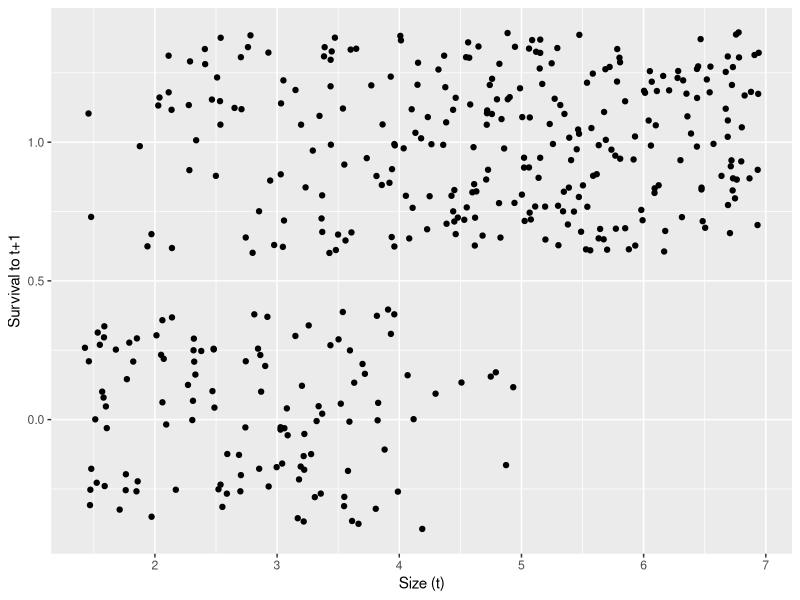
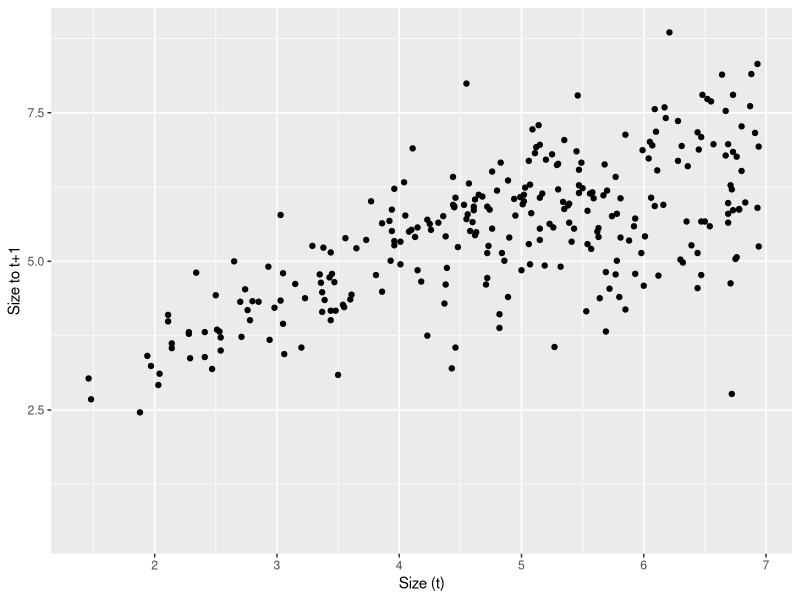
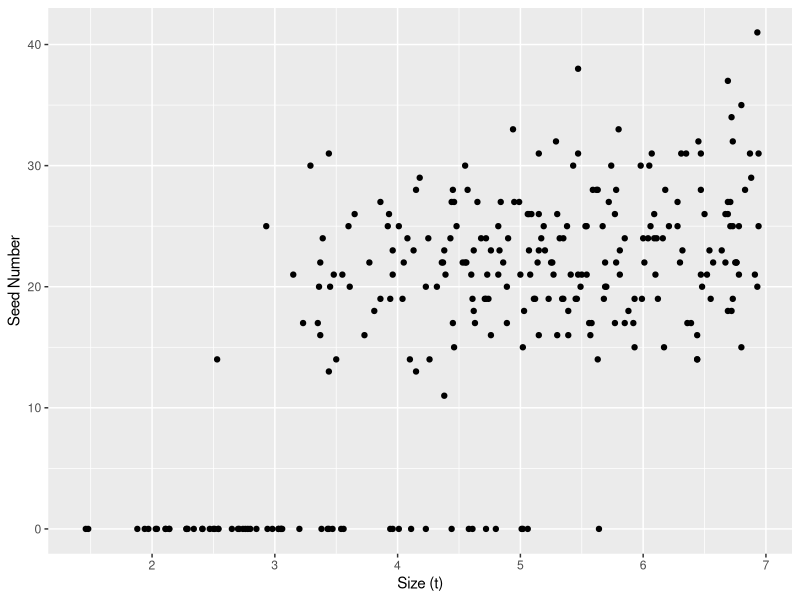
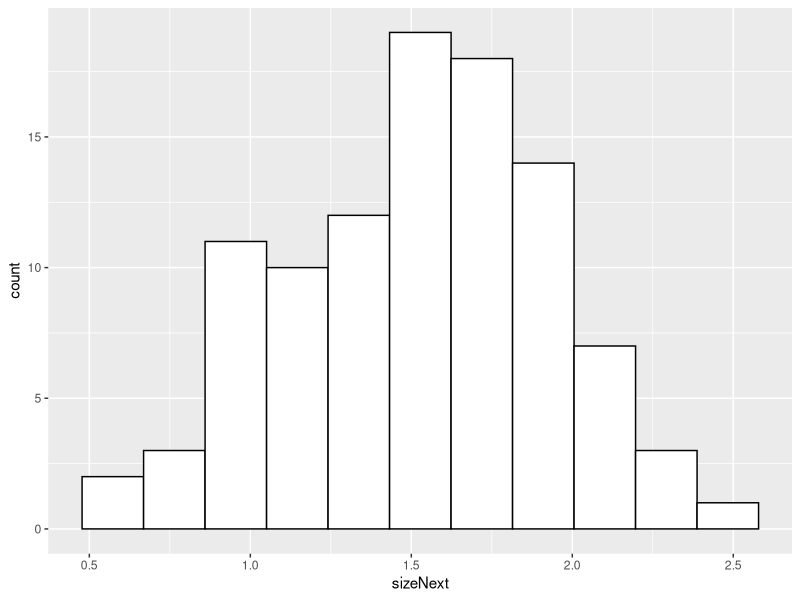
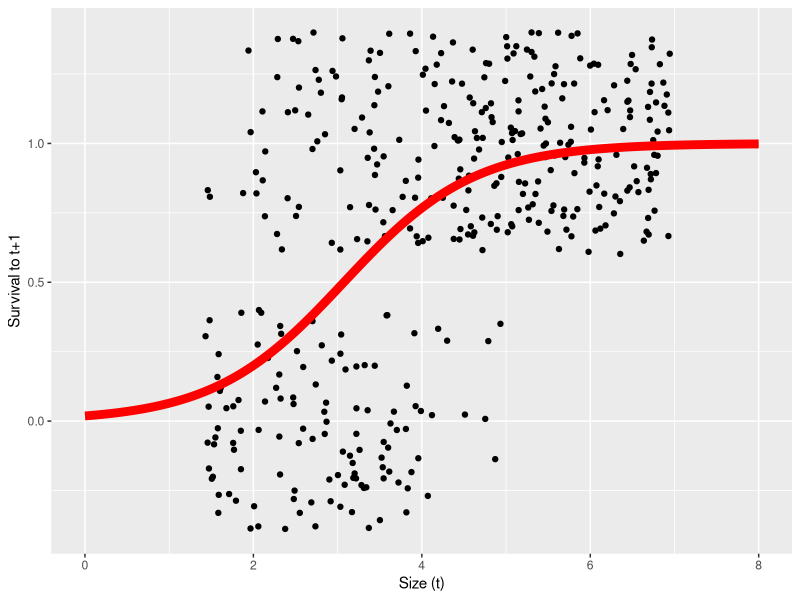
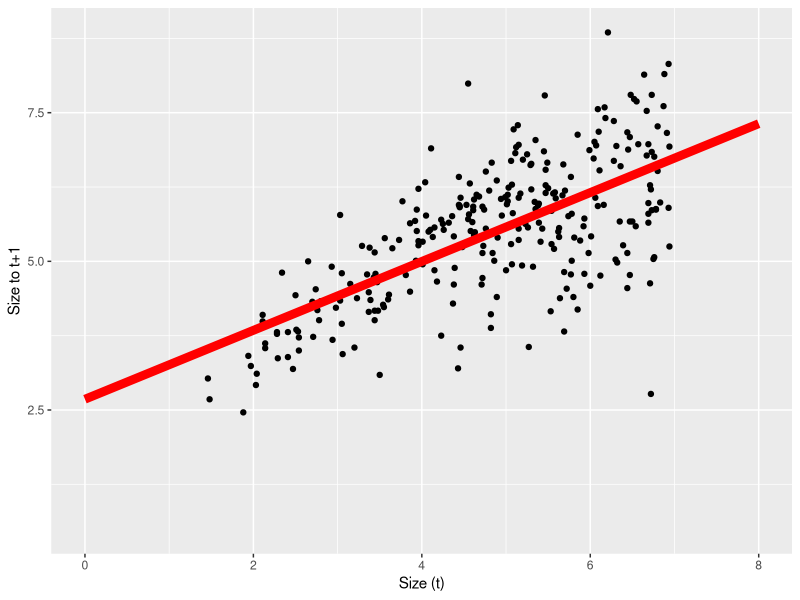
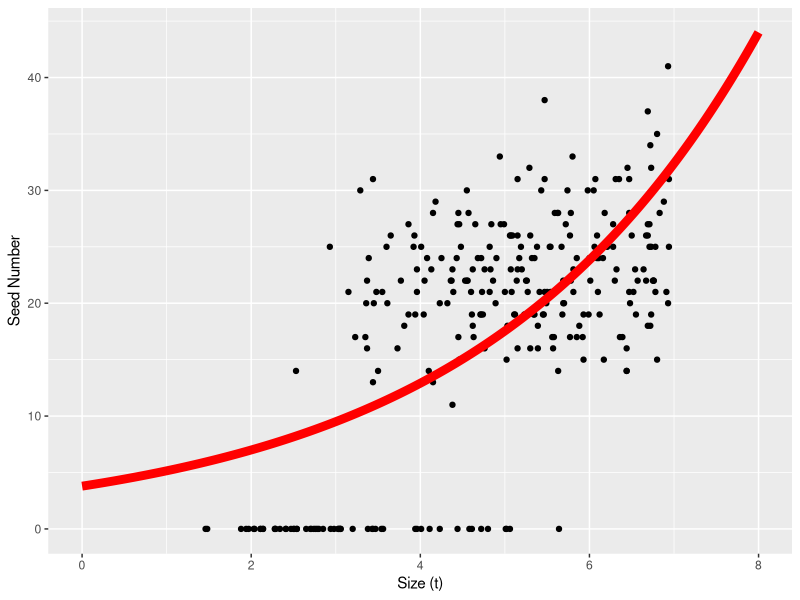
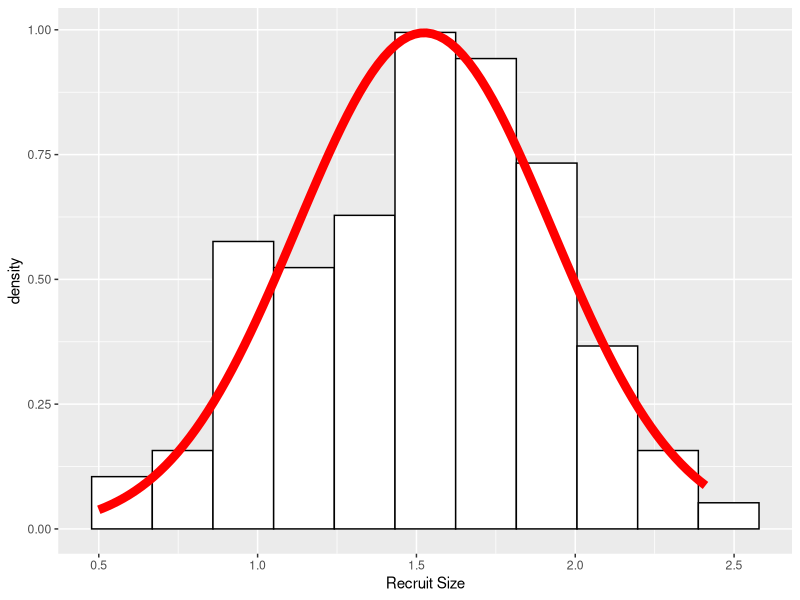

Source code (R) for these figures, in order:
## ---- chunk 1
knitr::opts_chunk$set(echo = TRUE)
## ---- chunk 2
library(ggplot2)
library(tidyverse)
## ---- chunk 3
d = read.csv("../Data/Intro_to_IPMs_Exercises_Data.csv")
head(d)
## ---- chunk 4
tail(d)
## ---- chunk 5
survival.plot=ggplot(d, aes(x = size, y = surv))+
  geom_point(position = "jitter")+
  xlab("Size (t)")+
  ylab("Survival to t+1")
survival.plot
sizenext.plot=ggplot(d, aes(x = size, y = sizeNext))+
  geom_point()+
  xlab("Size (t)")+
  ylab("Size to t+1")
sizenext.plot
fecund.plot=ggplot(d, aes(x = size, y = fec.seed))+
  geom_point()+
  xlab("Size (t)")+
  ylab("Seed Number")
fecund.plot

recruit.size = d %>%
  filter(is.na(size)) # only keep recruits which have NA for first size

recruit.size.plot=ggplot(recruit.size, aes(sizeNext))+
  geom_histogram(bins = 11, fill="white", color="black")
  xlab("Recruit Size")
recruit.size.plot

## ---- chunk 6
params = data.frame(surv.int=NA, # intercept from logistic regression of survival
                    surv.slope=NA, # slope from logistic regression of survival
                    growth.int=NA, # intercept from linear regression of growth
                    growth.slope=NA, # slope from linear regression of growth
                    growth.sd=NA, # residual sd from the linear regression of growth
                    seed.int=NA, # intercept from Poisson regression of seed number
                    seed.slope=NA, # slope from Poisson regressio of seed number
                    recruit.size.mean=NA, # mean recruit size
                    recruit.size.sd=NA, # standard deviation of recruit size
                    establishment.prob=NA) # probability of establishment
## ---- chunk 7
# survival: logistic regression
surv.reg = glm(surv~size, data = d, family = binomial())
summary(surv.reg)
## ---- chunk 8
params$surv.int = coefficients(surv.reg)[1]
params$surv.slope = coefficients(surv.reg)[2]
## ---- chunk 9
# growth: linear regression
growth.reg = lm(sizeNext~size, data = d)
summary(growth.reg)
## ---- chunk 10
params$growth.int = coefficients(growth.reg)[1]
params$growth.slope = coefficients(growth.reg)[2]
params$growth.sd = sd(resid(growth.reg))
## ---- chunk 11
# seeds: Poisson regression
seed.reg = glm(fec.seed~size, data = d, family = poisson())
summary(seed.reg)
## ---- chunk 12
params$seed.int = coefficients(seed.reg)[1]
params$seed.slope = coefficients(seed.reg)[2]
## ---- chunk 13
# Size distribution of recruits
params$recruit.size.mean = mean(recruit.size$sizeNext)
params$recruit.size.sd = sd(recruit.size$sizeNext)
## ---- chunk 14
# establishment probability
params$establishment.prob = sum(is.na(d$size))/sum(d$fec.seed,na.rm = TRUE)
## ---- chunk 15

newdata=data.frame(size=seq(0,8,by=.01)) # sizes at which to evaluate predictions

newdata$surv.preds = predict(surv.reg, newdata = newdata,type = "response")
newdata$growth.preds = predict(growth.reg, newdata = newdata)
newdata$seed.preds = predict(seed.reg, newdata=newdata, type = "response")

survival.plot=ggplot(d, aes(x = size, y = surv))+
  geom_point(position = "jitter")+
  geom_line(data = newdata, aes(x = size, y= surv.preds), col="red", linewidth=3)+
  xlab("Size (t)")+
  ylab("Survival to t+1")
survival.plot
sizenext.plot=ggplot(d, aes(x = size, y = sizeNext))+
  geom_point()+
  geom_line(data = newdata, aes(x = size, y= growth.preds), col="red", linewidth=3)+
  xlab("Size (t)")+
  ylab("Size to t+1")
sizenext.plot
fecund.plot=ggplot(d, aes(x = size, y = fec.seed))+
  geom_point()+
  geom_line(data = newdata, aes(x = size, y= seed.preds), col="red", linewidth=3)+
  xlab("Size (t)")+
  ylab("Seed Number")
fecund.plot

recruit.size = d %>%
  filter(is.na(size)) # only keep recruits which have NA for first size

xx=seq(0,8,by=.01) # sizes at which to evaluate predictions

recruit.size.plot=ggplot(recruit.size, aes(x = sizeNext))+
  geom_histogram(aes(y = ..density..), bins = 11, col = "black", fill = "white")+
  xlab("Recruit Size")+
  stat_function(fun=function(xx) dnorm(xx, mean = params$recruit.size.mean, sd = params$recruit.size.sd), col="red", linewidth=3)
recruit.size.plot

## ---- chunk 16
# survival probability function, this is a logistic function
s.x = function(x, params){
  u = exp(params$surv.int+params$surv.slope*x)
  return(u/(1+u))
}
## ---- chunk 17
# growth function, this is a normal distribution
g.yx = function(xp,x,params){
  dnorm(xp, mean = params$growth.int+params$growth.slope*x, sd = params$growth.sd)
}
## ---- chunk 18
# reproduction function, this is a constant times a normal distribution times an exponential function
f.yx = function(xp,x,params){
  params$establishment.prob*dnorm(xp,mean = params$recruit.size.mean, sd = params$recruit.size.sd)*exp(params$seed.int+params$seed.slope*x)
}
## ---- chunk 19
min.size = 0.9*min(c(d$size,d$sizeNext),na.rm = T)
max.size = 1.1*max(c(d$size,d$sizeNext),na.rm = T)
n = 100 # number of cells in the matrix # typically between 50 and 200
b = min.size+c(0:n)*(max.size-min.size)/n # boundary points
y = 0.5*(b[1:n]+b[2:(n+1)]) # mesh points
h = y[2]-y[1] # step size
## ---- chunk 20
G = h*outer(y,y,g.yx,params = params) # growth matrix
S = s.x(y, params = params) # survival
F = h*outer(y,y,f.yx, params = params) # reproductive matrix
P = G # placeholder, redefine P on the next line
for(i in 1:n) P[,i] = G[,i]*S[i] # growth/survival matrix
K = P + F # full matrix
## ---- chunk 21
image(y,y,t(G), main = "growth kernel")

ggplot(data = cbind(y,S), aes(x = y, y = S))+
  geom_line()+
  ggtitle("survival")

image(y,y,t(P), main = "survival/growth kernel")
abline(0,1,lwd=3) # 1:1 line represents stasis
image(y,y,t(F), main = "fecundity kernel")
image(y,y,t(K), main = "full kernel")
image(y,y,t(K)^0.3, main = "full kernel^0.3") # trick to level out the kernel to see fecundity and growth/survival
## ---- chunk 22
tmp1=outer(y,y,'+')
image(y,y,t(tmp1))
## ---- chunk 23
tmp2=outer(y,y,'*')
image(y,y,t(tmp2))
## ---- chunk 24
tmp3=outer(y,exp(y),'+')
image(y,exp(y),t(tmp3))
## ---- chunk 25
lam = Re(eigen(K)$values[1])
lam

w.eigen = Re(eigen(K)$vectors[,1])
stable.dist = w.eigen/sum(w.eigen)
v.eigen = Re(eigen(t(K))$vectors[,1])
repro.val = v.eigen/v.eigen[1]
## ---- chunk 26
v.dot.w = sum(stable.dist*repro.val)*h
sens = outer(repro.val,stable.dist)/v.dot.w
elas = matrix(as.vector(sens)*as.vector(K)/lam,nrow = n)
## ---- chunk 27
image(y,y,t(K), xlab = "Size (t)", ylab = "Size (t+1)", col = topo.colors(100), main = "IPM matrix")
contour(y,y,t(K), add = TRUE, drawlabels = TRUE)

ggplot(data = cbind(y,stable.dist), aes(x = y, y = stable.dist))+
  geom_line()+
  ggtitle("Stable size distributions")
ggplot(data = cbind(y,repro.val), aes(x = y, y = repro.val))+
  geom_line()+
  ggtitle("Reproductive values")

image(y,y,t(elas), xlab = "Size (t)", ylab = "Size (t+1)", main = "Elasticity")
image(y,y,t(sens), xlab = "Size (t)", ylab = "Size (t+1)", main = "Sensitivity")
## ---- chunk 28

ggplot(data = as.data.frame(cbind(growth.reg$model$size, abs(resid(growth.reg)))), aes(x = V1, y = V2))+
  geom_point()+
  xlab("size")+
  ylab("residual")
## ---- chunk 29
library(nlme)

growth.reg = gls(sizeNext~size, weights = varExp(), na.action = na.omit, data = d)
summary(growth.reg)

xx=data.frame(size=seq(0,8,by=.01)) # sizes at which to evaluate predictions

xx$growth.preds = predict(growth.reg, newdata = xx)

ggplot(data = d, aes(x = size, y = sizeNext))+
  geom_point()+
  ggtitle("Growth/Shrinkage/Stasis")+
  geom_line(data = xx, aes(x = size, y = growth.preds), col = "red", linewidth = 3)
## ---- chunk 30
params$growth.int=coefficients(growth.reg)[1]
params$growth.slope=coefficients(growth.reg)[2]
params$growth.sigma2=summary(growth.reg)$sigma^2
params$growth.sigma2.exp=as.numeric(growth.reg$modelStruct$varStruct)
## ---- chunk 31
g.yx=function(xp,x,params) {
dnorm(xp,mean=params$growth.int+params$growth.slope*x,
sd=sqrt(params$growth.sigma2*exp(2*params$growth.sigma2.exp*x)))
}
## ---- chunk 32
G=h*outer(y,y,g.yx,params=params) # growth matrix
S=s.x(y,params=params) # survival
P=G # placeholder; redefine P on the next line
for(i in 1:n) P[,i]=G[,i]*S[i] # growth/survival matrix
F=h*outer(y,y,f.yx,params=params) # reproduction matrix
K=P+F # full matrix
## ---- chunk 33
(lam=Re(eigen(K)$values[1])) # new population growth rate
w.eigen=Re(eigen(K)$vectors[,1])
stable.dist=w.eigen/sum(w.eigen)
v.eigen=Re(eigen(t(K))$vectors[,1])
repro.val=v.eigen/v.eigen[1]
v.dot.w=sum(stable.dist*repro.val)*h
sens=outer(repro.val,stable.dist)/v.dot.w
elas=matrix(as.vector(sens)*as.vector(K)/lam,nrow=n)
## ---- chunk 34
image(y,y,t(K), xlab="Size (t)",ylab="Size (t+1)",
col=topo.colors(100), main="IPM matrix")
contour(y,y,t(K), add = TRUE, drawlabels = TRUE)
ggplot(data = cbind(y,stable.dist), aes(x = y, y = stable.dist))+
  geom_line()+
  ggtitle("Stable size distributions")
ggplot(data = cbind(y,repro.val), aes(x = y, y = repro.val))+
  geom_line()+
  ggtitle("Reproductive values")
image(y,y,t(elas),xlab="Size (t)",ylab="Size (t+1)",main="Elasticity")
image(y,y,t(sens),xlab="Size (t)",ylab="Size (t+1)", main="Sensitivity")
## ---- chunk 35
ggplot(data = as.data.frame(cbind(y,s.x(y,params))), aes(x = y, y = V2))+
  geom_line(lwd=3)+
  xlab("Size")+
  ylab("Survival Probabily")+
  geom_point(data = as.data.frame(cbind(y,apply(P,2,sum))), aes(x = y, y = V2), col = "red", lwd = 3, pch = 19, cex = 0.1)
## ---- chunk 36
G=h*outer(y,y,g.yx,params=params) # growth matrix
S=s.x(y,params=params)
P=G
# fix eviction of offspring
for(i in 1:(n/2)) {
G[1,i]<-G[1,i]+1-sum(G[,i])
P[,i]<-G[,i]*S[i]
}
# fix eviction of large adults
for(i in (n/2+1):n) {
G[n,i]<-G[n,i]+1-sum(G[,i])
P[,i]<-G[,i]*S[i]
}
F=h*outer(y,y,f.yx,params=params) # reproduction matrix
K=P+F # full matrix
(lam=Re(eigen(K)$values[1])) # new population growth rate
## ---- chunk 37
ggplot(data = as.data.frame(cbind(y,s.x(y,params))), aes(x = y, y = V2))+
  geom_line(lwd=3)+
  xlab("Size")+
  ylab("Survival Probabily")+
  geom_point(data = as.data.frame(cbind(y,apply(P,2,sum))), aes(x = y, y = V2), col = "red", lwd = 3, pch = 19, cex = 0.1)
## ---- chunk 38
growth.reg=gls(sizeNext~size+I(size^2),weights=varExp(), na.action=na.omit, data=d)
summary(growth.reg)
## ---- chunk 39
params$growth.int=coefficients(growth.reg)[1]
params$growth.slope=coefficients(growth.reg)[2]
params$growth.sqrd=coefficients(growth.reg)[3]
params$growth.sigma2=summary(growth.reg)$sigma^2
params$growth.sigma2.exp=as.numeric(growth.reg$modelStruct$varStruct)
## ---- chunk 40
g.yx=function(xp,x,params) {
dnorm(xp,
mean=params$growth.int+params$growth.slope*x+params$growth.sqrd*x^2,
sd=sqrt(params$growth.sigma2*exp(2*params$growth.sigma2.exp*x)))
}
## ---- chunk 41
G=h*outer(y,y,g.yx,params=params) # growth matrix
S=s.x(y,params=params) # survival
P=G # placeholder; redefine P on the next line
# fix eviction of offspring
for(i in 1:(n/2)) {
G[1,i]<-G[1,i]+1-sum(G[,i])
P[,i]<-G[,i]*S[i]
}
# fix eviction of large adults
for(i in (n/2+1):n) {
G[n,i]<-G[n,i]+1-sum(G[,i])
P[,i]<-G[,i]*S[i]
}

F=h*outer(y,y,f.yx,params=params) # reproduction matrix
K=P+F # full matrix
(lam=Re(eigen(K)$values[1])) # new population growth rat
## ---- chunk 42
w.eigen=Re(eigen(K)$vectors[,1])
stable.dist=w.eigen/sum(w.eigen)
v.eigen=Re(eigen(t(K))$vectors[,1])
repro.val=v.eigen/v.eigen[1]
v.dot.w=sum(stable.dist*repro.val)*h
sens=outer(repro.val,stable.dist)/v.dot.w
elas=matrix(as.vector(sens)*as.vector(K)/lam,nrow=n)
## ---- chunk 43
image(y,y,t(K), xlab="Size (t)",ylab="Size (t+1)",
col=topo.colors(100), main="IPM matrix")
contour(y,y,t(K), add = TRUE, drawlabels = TRUE)
ggplot(data = cbind(y,stable.dist), aes(x = y, y = stable.dist))+
  geom_line()+
  ggtitle("Stable size distributions")
ggplot(data = cbind(y,repro.val), aes(x = y, y = repro.val))+
  geom_line()+
  ggtitle("Reproductive values")
image(y,y,t(elas),xlab="Size (t)",ylab="Size (t+1)",main="Elasticity")
image(y,y,t(sens),xlab="Size (t)",ylab="Size (t+1)", main="Sensitivity")
## ---- chunk 44
p.flower.x=function(x,params) {
u=exp(params$flower.int+params$flower.slope*x)
return(u/(1+u))
}
## ---- chunk 45
f.yx=function(xp,x,params) {
p.flower.x(x,params)*
params$establishment.prob*
dnorm(xp,mean=params$recruit.size.mean,sd=params$recruit.size.sd)*
exp(params$seed.int+params$seed.slope*x)
}
## ---- chunk 46
flower.reg=glm(fec.flower~size,data=d,family=binomial())
summary(flower.reg)
params$flower.int=coefficients(flower.reg)[1]
params$flower.slope=coefficients(flower.reg)[2]
## ---- chunk 47
seed.reg=glm(fec.seed~size,data=d[d$fec.flower==1,],family=poisson())
summary(seed.reg)
params$seed.int=coefficients(seed.reg)[1]
params$seed.slope=coefficients(seed.reg)[2]
## ---- chunk 48
G=h*outer(y,y,g.yx,params=params) # growth matrix
S=s.x(y,params=params) # survival
P=G # placeholder; redefine P on the next line
# fix eviction of offspring
for(i in 1:(n/2)) {
G[1,i]<-G[1,i]+1-sum(G[,i])
P[,i]<-G[,i]*S[i]
}
# fix eviction of large adults
for(i in (n/2+1):n) {
G[n,i]<-G[n,i]+1-sum(G[,i])
P[,i]<-G[,i]*S[i]
}
F=h*outer(y,y,f.yx,params=params) # reproduction matrix
K=P+F # full matrix
(lam=Re(eigen(K)$values[1])) # new population growth rate
## ---- chunk 49
w.eigen=Re(eigen(K)$vectors[,1])
stable.dist=w.eigen/sum(w.eigen)
v.eigen=Re(eigen(t(K))$vectors[,1])
repro.val=v.eigen/v.eigen[1]
v.dot.w=sum(stable.dist*repro.val)*h
sens=outer(repro.val,stable.dist)/v.dot.w
elas=matrix(as.vector(sens)*as.vector(K)/lam,nrow=n)
## ---- chunk 50
image(y,y,t(K), xlab="Size (t)",ylab="Size (t+1)",
col=topo.colors(100), main="IPM matrix")
contour(y,y,t(K), add = TRUE, drawlabels = TRUE)
ggplot(data = cbind(y,stable.dist), aes(x = y, y = stable.dist))+
  geom_line()+
  ggtitle("Stable size distributions")
ggplot(data = cbind(y,repro.val), aes(x = y, y = repro.val))+
  geom_line()+
  ggtitle("Reproductive values")

image(y,y,t(elas),xlab="Size (t)",ylab="Size (t+1)",main="Elasticity")
image(y,y,t(sens),xlab="Size (t)",ylab="Size (t+1)", main="Sensitivity")

ggplot(data = as.data.frame(cbind(y,predict(flower.reg, newdata = data.frame(size=y), type="response"))), aes(x = y, y = V2))+
  geom_line()+
  xlab("Size (t)")+
  ylab("Flowering probability")

